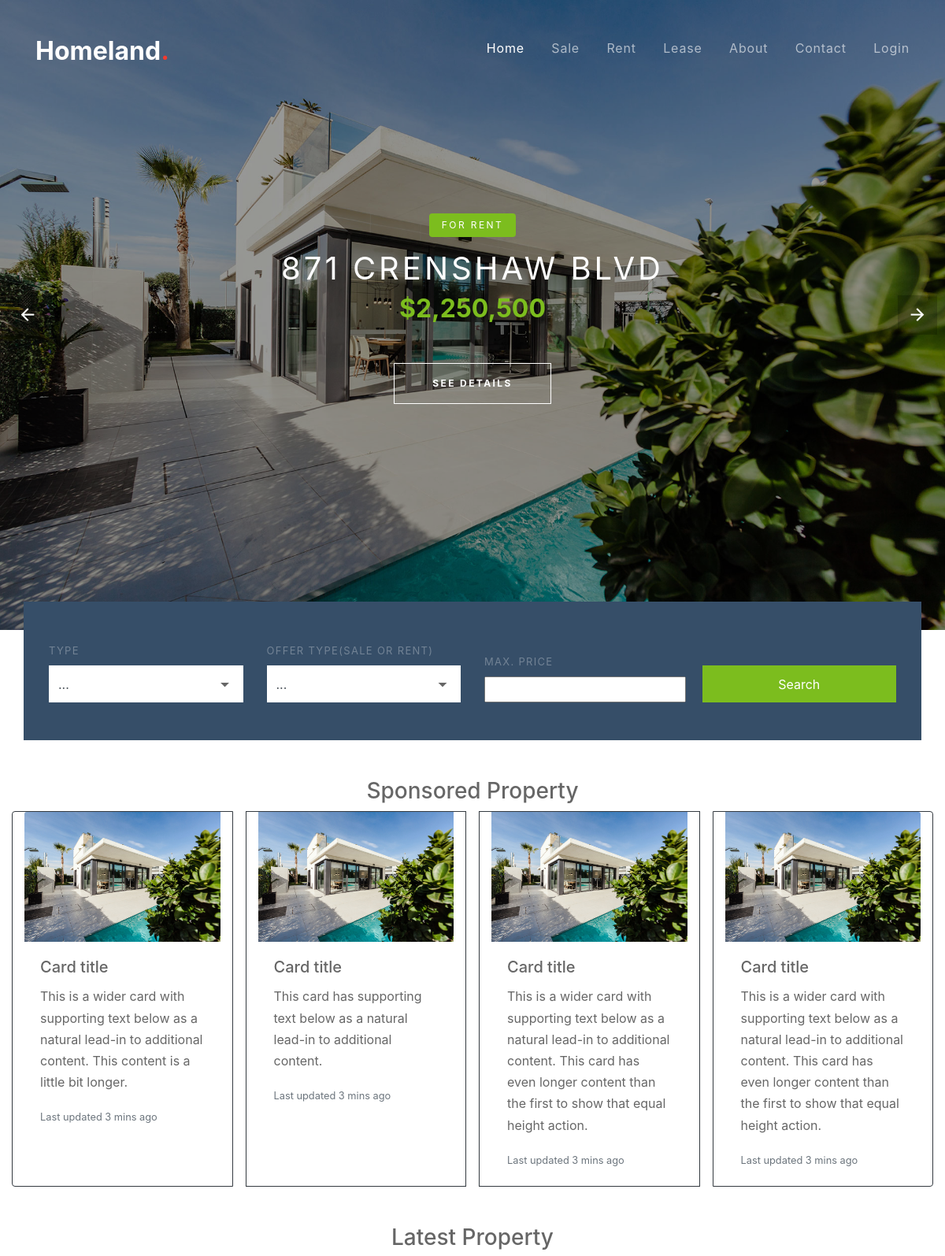
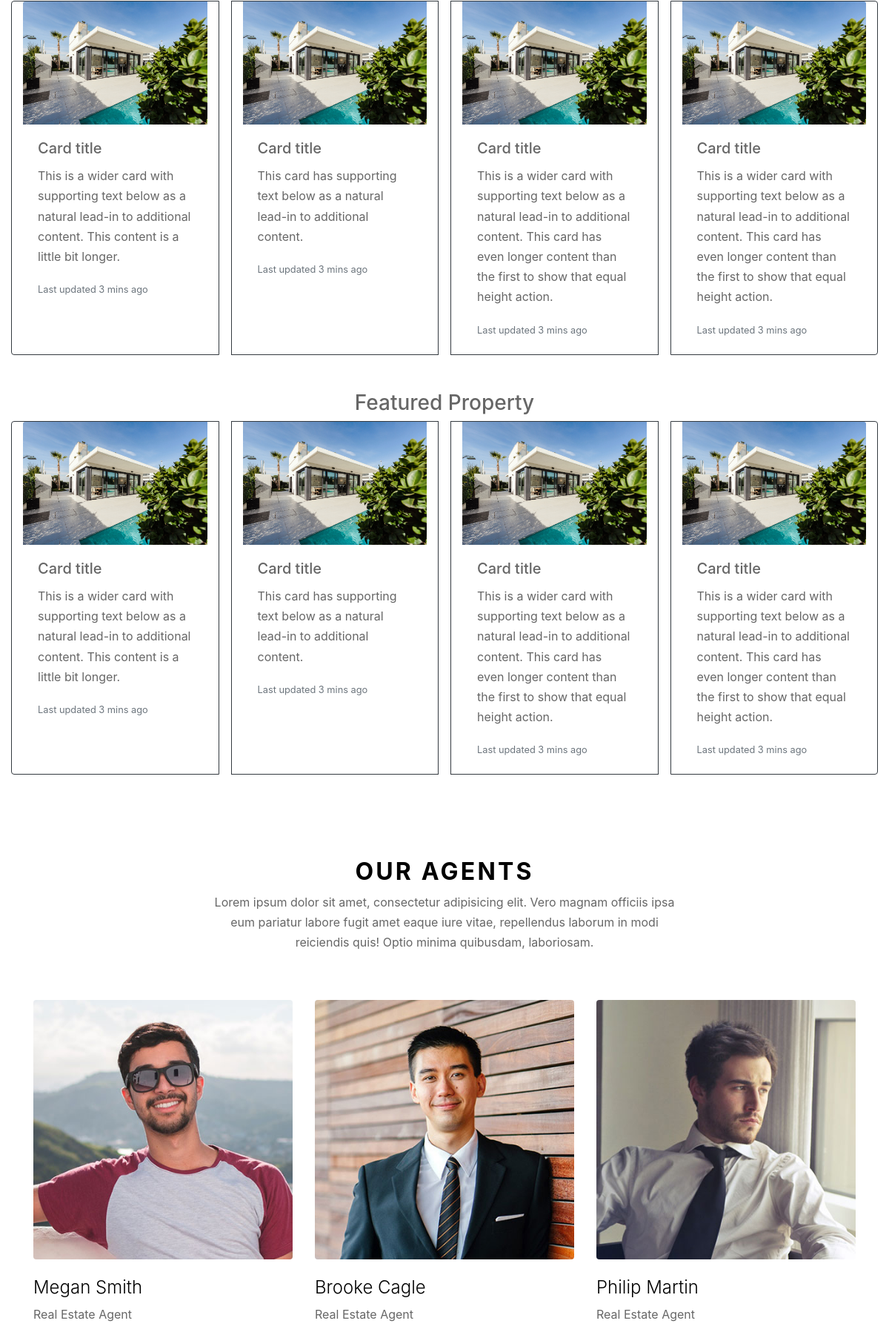
The page / (upper part) on the database its author committed (2 pictures, top to bottom).
### frontend/models.py (models this page shows, shortened)
class Category(models.Model):
    cat_name = models.CharField(max_length=100, verbose_name='Category Name')
    cat_desc = models.TextField(blank=True, null=True, verbose_name='Description')
    class Meta():
        verbose_name_plural='Post Category'

### frontend/views.py (the view)
# urls.py: path('', views.index, name='index'),
def index(request):
    return render(request, 'frontend/index.html')

### templates/frontend/index.html (shortened to what this page needs)
{% extends 'frontend/base.html' %}
{% load static %}
{% block content %}
    <div class="container-fluid">
      <div class="row">
        <div class="col-12 mt-5">
          <h3 class="text-center mb-2">Sponsored Property</h3>
          <div class="card-group">
            <div class="card col-3 mr-3 border border-dark">
              <img src="{% static 'frontend/images/hero_bg_1.jpg' %}" class="card-img-top" alt="...">
              <div class="card-body">
                <h5 class="card-title">Card title</h5>
                <p class="card-text">This is a wider card with supporting text below as a natural lead-in to additional content. This content is a little bit longer.</p>
                <p class="card-text"><small class="text-muted">Last updated 3 mins ago</small></p>
              </div>
            </div>
            <div class="card col-3 mr-3 border border-dark">
              <img src="{% static 'frontend/images/hero_bg_1.jpg' %}" class="card-img-top" alt="...">
              <div class="card-body">
                <h5 class="card-title">Card title</h5>
                <p class="card-text">This card has supporting text below as a natural lead-in to additional content.</p>
                <p class="card-text"><small class="text-muted">Last updated 3 mins ago</small></p>
              </div>
            </div>
            <div class="card col-3 mr-3 border border-dark">
              <img src="{% static 'frontend/images/hero_bg_1.jpg' %}" class="card-img-top" alt="...">
              <div class="card-body">
                <h5 class="card-title">Card title</h5>
                <p class="card-text">This is a wider card with supporting text below as a natural lead-in to additional content. This card has even longer content than the first to show that equal height action.</p>
                <p class="card-text"><small class="text-muted">Last updated 3 mins ago</small></p>
              </div>
            </div>
            <div class="card col-3 border border-dark">
              <img src="{% static 'frontend/images/hero_bg_1.jpg' %}" class="card-img-top" alt="...">
              <div class="card-body">
                <h5 class="card-title">Card title</h5>
                <p class="card-text">This is a wider card with supporting text below as a natural lead-in to additional content. This card has even longer content than the first to show that equal height action.</p>
                <p class="card-text"><small class="text-muted">Last updated 3 mins ago</small></p>
              </div>
            </div>
          </div>
        </div>
      </div>
      <div class="row">
        <div class="col-12 mt-5">
          <h3 class="text-center mb-2">Latest Property</h3>
          <div class="card-group">
            <div class="card col-3 mr-3 border border-dark">
              <img src="{% static 'frontend/images/hero_bg_1.jpg' %}" class="card-img-top" alt="...">
              <div class="card-body">
                <h5 class="card-title">Card title</h5>
                <p class="card-text">This is a wider card with supporting text below as a natural lead-in to additional content. This content is a little bit longer.</p>
                <p class="card-text"><small class="text-muted">Last updated 3 mins ago</small></p>
              </div>
            </div>
            <div class="card col-3 mr-3 border border-dark">
              <img src="{% static 'frontend/images/hero_bg_1.jpg' %}" class="card-img-top" alt="...">
              <div class="card-body">
                <h5 class="card-title">Card title</h5>
                <p class="card-text">This card has supporting text below as a natural lead-in to additional content.</p>
                <p class="card-text"><small class="text-muted">Last updated 3 mins ago</small></p>
              </div>
            </div>
            <div class="card col-3 mr-3 border border-dark">
              <img src="{% static 'frontend/images/hero_bg_1.jpg' %}" class="card-img-top" alt="...">
              <div class="card-body">
                <h5 class="card-title">Card title</h5>
                <p class="card-text">This is a wider card with supporting text below as a natural lead-in to additional content. This card has even longer content than the first to show that equal height action.</p>
                <p class="card-text"><small class="text-muted">Last updated 3 mins ago</small></p>
              </div>
            </div>
            <div class="card col-3 border border-dark">
              <img src="{% static 'frontend/images/hero_bg_1.jpg' %}" class="card-img-top" alt="...">
              <div class="card-body">
                <h5 class="card-title">Card title</h5>
                <p class="card-text">This is a wider card with supporting text below as a natural lead-in to additional content. This card has even longer content than the first to show that equal height action.</p>
                <p class="card-text"><small class="text-muted">Last updated 3 mins ago</small></p>
              </div>
            </div>
          </div>
        </div>
      </div>
      <div class="row">
        <div class="col-12 mt-5">
          <h3 class="text-center mb-2">Featured Property</h3>
          <div class="card-group">
            <div class="card col-3 mr-3 border border-dark">
              <img src="{% static 'frontend/images/hero_bg_1.jpg' %}" class="card-img-top" alt="...">
              <div class="card-body">
                <h5 class="card-title">Card title</h5>
                <p class="card-text">This is a wider card with supporting text below as a natural lead-in to additional content. This content is a little bit longer.</p>
                <p class="card-text"><small class="text-muted">Last updated 3 mins ago</small></p>
              </div>
            </div>
            <div class="card col-3 mr-3 border border-dark">
              <img src="{% static 'frontend/images/hero_bg_1.jpg' %}" class="card-img-top" alt="...">
              <div class="card-body">
                <h5 class="card-title">Card title</h5>
                <p class="card-text">This card has supporting text below as a natural lead-in to additional content.</p>
                <p class="card-text"><small class="text-muted">Last updated 3 mins ago</small></p>
              </div>
            </div>
            <div class="card col-3 mr-3 border border-dark">
              <img src="{% static 'frontend/images/hero_bg_1.jpg' %}" class="card-img-top" alt="...">
              <div class="card-body">
                <h5 class="card-title">Card title</h5>
                <p class="card-text">This is a wider card with supporting text below as a natural lead-in to additional content. This card has even longer content than the first to show that equal height action.</p>
                <p class="card-text"><small class="text-muted">Last updated 3 mins ago</small></p>
              </div>
            </div>
            <div class="card col-3 border border-dark">
              <img src="{% static 'frontend/images/hero_bg_1.jpg' %}" class="card-img-top" alt="...">
              <div class="card-body">
                <h5 class="card-title">Card title</h5>
                <p class="card-text">This is a wider card with supporting text below as a natural lead-in to additional content. This card has even longer content than the first to show that equal height action.</p>
                <p class="card-text"><small class="text-muted">Last updated 3 mins ago</small></p>
              </div>
            </div>
          </div>
        </div>
      </div>
    </div>
    <div class="site-section">
    <div class="container">
      <div class="row mb-5 justify-content-center">
        <div class="col-md-7">
          <div class="site-section-title text-center">
            <h2>Our Agents</h2>
            <p>Lorem ipsum dolor sit amet, consectetur adipisicing elit. Vero magnam officiis ipsa eum pariatur labore fugit amet eaque iure vitae, repellendus laborum in modi reiciendis quis! Optio minima quibusdam, laboriosam.</p>
          </div>
        </div>
      </div>
      <div class="row">
          <div class="col-md-6 col-lg-4 mb-5 mb-lg-5">
            <div class="team-member">
              <img src="{% static 'frontend/images/person_1.jpg' %}" alt="Image" class="img-fluid rounded mb-4">
              <div class="text">
                <h2 class="mb-2 font-weight-light text-black h4">Megan Smith</h2>
                <span class="d-block mb-3 text-white-opacity-05">Real Estate Agent</span>
              </div>
            </div>
          </div>
          <div class="col-md-6 col-lg-4 mb-5 mb-lg-5">
            <div class="team-member">
              <img src="{% static 'frontend/images/person_2.jpg' %}" alt="Image" class="img-fluid rounded mb-4">
              <div class="text">
                <h2 class="mb-2 font-weight-light text-black h4">Brooke Cagle</h2>
                <span class="d-block mb-3 text-white-opacity-05">Real Estate Agent</span>
              </div>
            </div>
          </div>
          <div class="col-md-6 col-lg-4 mb-5 mb-lg-5">
            <div class="team-member">
              <img src="{% static 'frontend/images/person_3.jpg' %}" alt="Image" class="img-fluid rounded mb-4">
              <div class="text">
                <h2 class="mb-2 font-weight-light text-black h4">Philip Martin</h2>
                <span class="d-block mb-3 text-white-opacity-05">Real Estate Agent</span>
              </div>
            </div>
          </div>
        </div>
    </div>
    </div>
{% endblock %}

### templates/frontend/base.html (shortened to what this page needs)
{% load static %}
<!DOCTYPE html>
<html lang="en">
  <head>
    <link rel="stylesheet" href="{% static 'frontend/fonts/icomoon/style.css' %}">
    <link rel="stylesheet" href="{% static 'frontend/css/bootstrap.min.css' %}">
    <link rel="stylesheet" href="{% static 'frontend/css/magnific-popup.css' %}">
    <link rel="stylesheet" href="{% static 'frontend/css/jquery-ui.css' %}">
    <link rel="stylesheet" href="{% static 'frontend/css/owl.carousel.min.css' %}">
    <link rel="stylesheet" href="{% static 'frontend/css/owl.theme.default.min.css' %}">
    <link rel="stylesheet" href="{% static 'frontend/css/bootstrap-datepicker.css' %}">
    <link rel="stylesheet" href="{% static 'frontend/css/mediaelementplayer.css' %}">
    <link rel="stylesheet" href="{% static 'frontend/css/animate.css' %}">
    <link rel="stylesheet" href="{% static 'frontend/fonts/flaticon/font/flaticon.css' %}">
    <link rel="stylesheet" href="{% static 'frontend/css/fl-bigmug-line.css' %}">
    <link rel="stylesheet" href="{% static 'frontend/css/aos.css' %}">
    <link rel="stylesheet" href="{% static 'frontend/css/style.css' %}">
  </head>
  <body>
  <div class="site-wrap">
    <div class="site-navbar mt-4">
        <div class="container py-1">
          <div class="row align-items-center">
            <div class="col-8 col-md-8 col-lg-4">
              <h1 class="mb-0"><a href="index.html" class="text-white h2 mb-0"><strong>Homeland<span class="text-danger">.</span></strong></a></h1>
            </div>
            <div class="col-4 col-md-4 col-lg-8">
              <nav class="site-navigation text-right text-md-right" role="navigation">
                <ul class="site-menu js-clone-nav d-none d-lg-block">
                  <li class="active">
                    <a href="{% url 'index' %}">Home</a>
                  </li>
                  {% for cat in category %}
                    <li><a href="{% url 'frontend:post_from_cat' cat.id %}">{{ cat.cat_name }}</a></li>
                  {% endfor %}
                  <li><a href="{% url 'frontend:about' %}">About</a></li>
                  <li><a href="{% url 'frontend:contact' %}">Contact</a></li>
                  <li><a href="{% url 'backend:login_view' %}">Login</a></li>
                </ul>
              </nav>
            </div>
          </div>
        </div>
    </div>
    <div class="slide-one-item home-slider owl-carousel">
      <div class="site-blocks-cover overlay" style="background-image: url({% static 'frontend/images/hero_bg_1.jpg' %});" data-aos="fade" data-stellar-background-ratio="0.5">
        <div class="container">
          <div class="row align-items-center justify-content-center text-center">
            <div class="col-md-10">
              <span class="d-inline-block bg-success text-white px-3 mb-3 property-offer-type rounded">For Rent</span>
              <h1 class="mb-2">871 Crenshaw Blvd</h1>
              <p class="mb-5"><strong class="h2 text-success font-weight-bold">$2,250,500</strong></p>
              <p><a href="#" class="btn btn-white btn-outline-white py-3 px-5 rounded-0 btn-2">See Details</a></p>
            </div>
          </div>
        </div>
      </div>
    </div>
    <div class="site-section site-section-sm pb-0">
      <div class="container">
        <div class="row">
          <form class="form-search col-md-12" style="margin-top: -100px;">
            <div class="row  align-items-end">
              <div class="col-md-3">
                <label for="list-types">Type</label>
                <div class="select-wrap">
                  <select name="list-types" id="list-types" class="form-control d-block rounded-0">
                    <option value="" disabled selected>...</option>
                  </select>
                </div>
              </div>
              <div class="col-md-3">
                <label for="offer-types">Offer Type(sale or rent)</label>
                <div class="select-wrap">
                  <select name="offer-types" id="offer-types" class="form-control d-block rounded-0">
                    <option value="" selected>...</option>
                  </select>
                </div>
              </div>
              <div class="col-md-3">
                <label for="select-city">Max. price</label>
                <div class="select-wrap">
                  <input type="number">
                </div>
              </div>
              <div class="col-md-3">
                <input type="submit" class="btn btn-success text-white btn-block rounded-0" value="Search">
              </div>
            </div>
          </form>
        </div>
      </div>
    </div>
    {% block content %}
      {% endblock %}
    </div>
    </body>
  </html>

### rows shown on the page
Category: cat_name "Sale"
Category: cat_name "Rent"
Category: cat_name "Lease"
